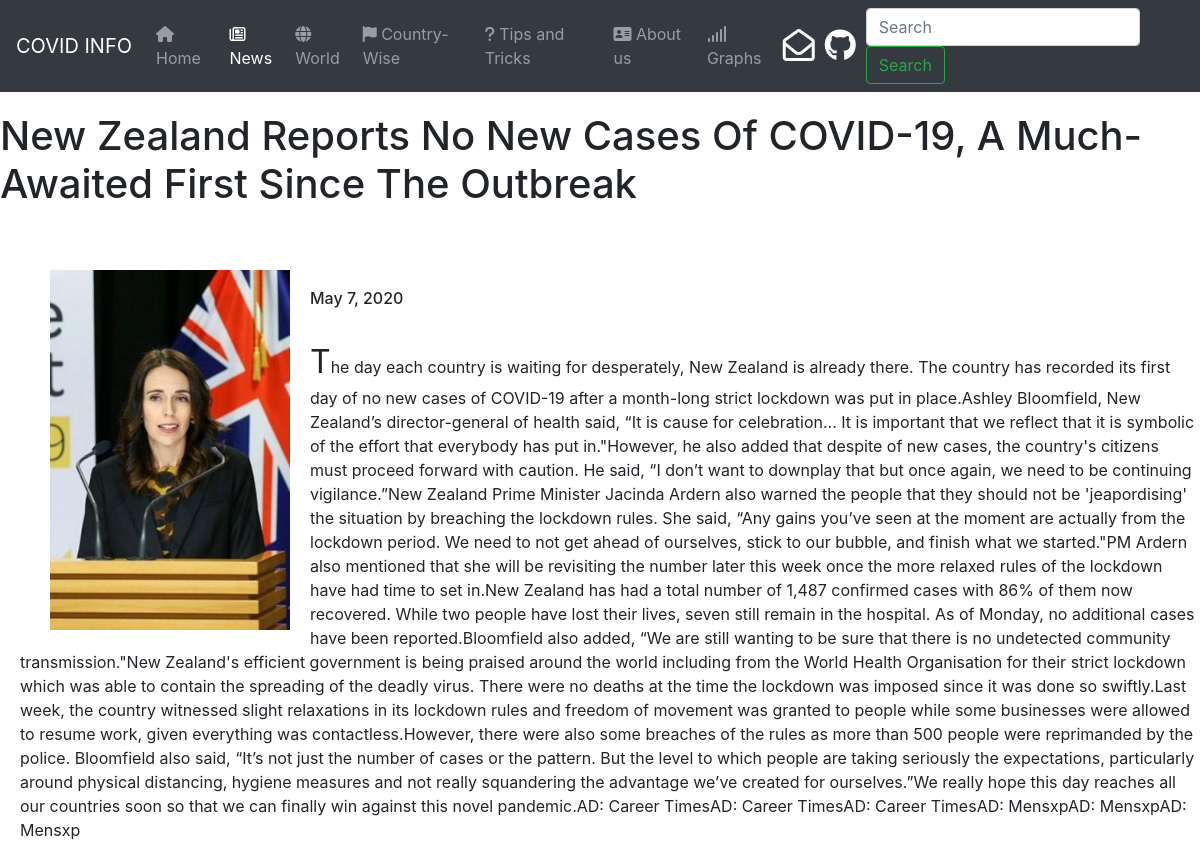
Page /news-detail/25 on the committed database.
### covid/models.py (models this page shows)
class News(models.Model):
    heading = models.CharField(max_length=100)
    body = models.TextField()
    link = models.TextField()
    img = models.ImageField()
    date = models.DateField()
    class Meta:
        verbose_name_plural = "news"

### covid/views.py (the view)
# urls.py: path('news-detail/<int:news_id>', views.news_detail, name='news'),
def news_detail(request, news_id):
    news = News.objects.filter(id=news_id)
    return render(request, 'news-detail.html', {'news': news})

### templates/news-detail.html (shortened to what this page needs)
{% load static %}
<!DOCTYPE html>
<html lang="en">
  <head>
    <link rel="stylesheet" href="{% static 'main.css' %}">
    <link rel="stylesheet" href="https://maxcdn.bootstrapcdn.com/bootstrap/4.0.0/css/bootstrap.min.css">
    <link rel="stylesheet" href="https://stackpath.bootstrapcdn.com/bootstrap/4.4.1/css/bootstrap.min.css">
  </head>
  <body>
    <nav class="navbar navbar-expand-lg navbar-dark bg-dark" style="position: sticky; top: 0;">
      <a class="navbar-brand" href="#">COVID INFO</a>
      <div class="collapse navbar-collapse" id="navbarSupportedContent">
        <ul class="navbar-nav mr-auto">
          <li class="nav-item">
            <a class="nav-link" href='/'><i class="fas fa-home"></i> Home <span class="sr-only">(current)</span></a>
          </li>
          <li class="nav-item active">
            <a class="nav-link" href="/news"><i class="far fa-newspaper"></i>News</a>
          </li>
          <li class="nav-item">
            <a class="nav-link" href="/world"><i class="fas fa-globe"></i>World</a>
          </li>
          <li class="nav-item">
            <a class="nav-link" href="/country"><i class="fas fa-flag"></i>  Country-Wise</a>
          </li>
          <li class="nav-item">
            <a class="nav-link" href="/tips"><i class="fas fa-question"></i> Tips and Tricks</a>
          </li>
          <li class="nav-item">
            <a class="nav-link" href="/about"><i class="fas fa-address-card"></i> About us</a>
          </li>
          <li class="nav-item">
            <a class="nav-link" href="/graphs"><i class="fas fa-signal"></i>  Graphs</a>
          </li>
        </ul>
        <a href="mailto://info@thinkingtomorrow.cf" target="_blank"><i class="far fa-envelope-open fa-2x" style="color: white; margin-right: 10px"></i></a>
        <a href="https://github.com/thinking-tomorrow" target="_blank"><i class="fab fa-github fa-2x" style="color: white; margin-right: 10px"></i></a>
        <form class="form-inline my-2 my-lg-0" action="{% url 'search' %}" method='post'>
          <input class="form-control mr-sm-2" type="search" name='data' placeholder="Search" aria-label="Search" autocomplete="off">
          <button class="btn btn-outline-success my-2 my-sm-0" type="submit">Search</button>
        </form>
      </div>
    </nav>
    {% for new in news %}
    <h1 style='padding-top:20px;'>{{new.heading}}</h1><br>
    <img src='{{new.img.url}}'><br>
    <h6 style='margin-left:20px;margin-top:25px;'>{{new.date}}</h6>
    <p style='margin-left:20px;margin-top:30px;'>{{new.body}}</p>
    {% endfor %}
</body>
</html>

### static/main.css (style rules this page uses)
.fas { cursor: pointer; }

### templates/news-detail.html (style rules this page uses)
p::first-letter { font-size:200%; }
img { margin-left:50px; margin-top:30px; width:20%; display:inline; float:left; margin-right:20px; }

### rows in the picture
News: heading "New Zealand Reports No New Cases Of COVID-19, A Much-Awaited First Since The Outbreak", img (picture), date "May 7, 2020", body "The day each country is waiting for desperately, New Zealand is already there. The country has recorded its first day of no new cases of COVID-19 after a month-long strict lockdown was put in place.Ashley Bloomfield, New Zealand’s director-general of health said, “It is cause for celebration... It is important that we reflect that it is symbolic of the effort that everybody has put in.\"However, he also added that despite of new cases, the country's citizens must proceed forward with caution. He said, “I don’t want to downplay that but once again, we need to be continuing vigilance.”New Zealand Prime Minister Jacinda Ardern also warned the people that they should not be 'jeapordising' the…"
